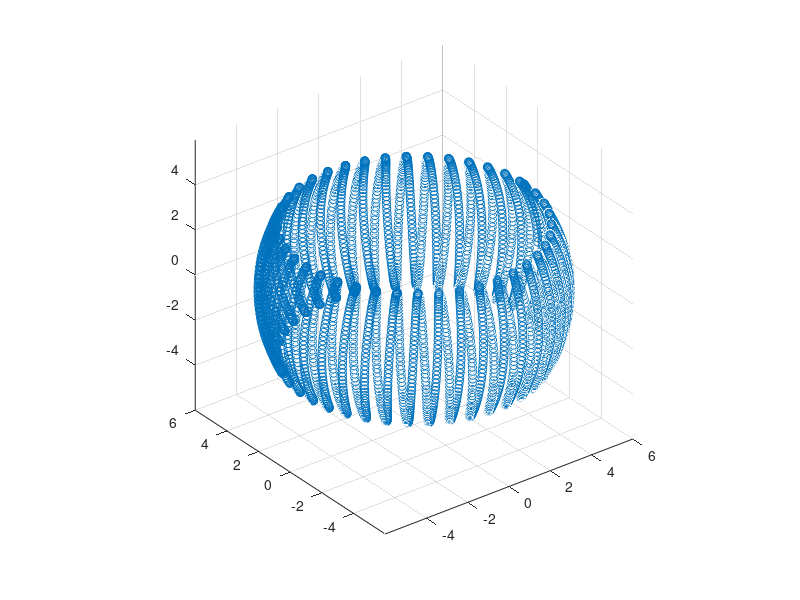

Write MATLAB code to recreate this figure. (Note: this script raises an error after producing the figure.)
% Runs a circle around a cube

clear
close all
clc


%% Options

% LIDAR
LidarFOVHeight = pi/6; %radians
LidarFOVWidth = pi/4; %radians
LidarArrayWidth = 50;
LidarArrayHeight = 50;
lidarImageRate = 1; %one to create lidar image for every camera image

%circle parameters
R = 6; %radius
Nrev = 4000; %number of images per revolution
inc = .5; %magnitude of oscilations
Revs = 1; %number of revolutions around the cube
Noscil = 40.3333; %number of oscillations per revolution
N = round(Revs*Nrev);


%% Main
%path for wahba solver
addpath('../matlabScripts/')

theta = linspace(0,2*pi*Revs,N);
% phi = (theta/(6*Revs)).*sin(3*theta) + inc*sin(Noscil*theta);
phi = inc*sin(Noscil*theta);
x = zeros(3,N);
for ii = 1:N
    x(1,ii) = R*cos(theta(ii))*cos(phi(ii));
    x(2,ii) = R*sin(theta(ii))*cos(phi(ii));
    x(3,ii) = R*sin(phi(ii));
    %     x(3,ii) = inc;
end

figure
scatter3(x(1,:),x(2,:),x(3,:))
axis equal

% Create the cube
P = [1; 0; 0];
s = 0.5;
sw = 0.05;
fc = [1 0 0;
    0 1 0;
    0 0 1;
    1 1 0;
    1 0 1;
    0 1 1];

ec = [.1 .1 .1];
C = createCube(P, s, sw, fc, ec);

%create more cubes
P2 = [0; 0; -2];
C2 = createCube(P2, s, sw, fc, ec);

P3 = [1; -1; 0];
C3 = createCube(P3, s, sw, fc, ec);

P4 = [0; 2; .5];
C4 = createCube(P4, s, sw, fc, ec);

P5 = [-1; 0; 0];
C5 = createCube(P5, s, sw, fc, ec);

P6 = [.4; -1; .4];
C6 = createCube(P6, s, sw, fc, ec);

%create an all encompassing rectangular prism
s = [14; 14; 12];
sw = .1;
C7 = createRectangularPrism([0, 0, 0]', s, sw, fc, ec, true);

%more cubes
P8 = [.4; 1; .4];
s = 0.5;
sw = .05;
C8 = createCube(P8, s, sw, fc, ec);

P9 = [-.4; 0; -.4];
C9 = createCube(P9, s, sw, fc, ec);

P10 = [-.4; -1; -.4];
C10 = createCube(P10, s, sw, fc, ec);

P11 = [.2; -1; 2];
C11 = createCube(P11, s, sw, fc, ec);

%cube cell array
CArray = cell(2,1);
CArray{1} = C;
CArray{2} = C2;
CArray{3} = C3;
CArray{4} = C4;
CArray{5} = C5;
CArray{6} = C6;
CArray{7} = C7;
CArray{8} = C8;
CArray{9} = C9;
CArray{10} = C10;
CArray{11} = C11;

% createPixelVectors and camera information
f = 500;
width = 640;
height = 480;
sz = [width, height];
px = width/2;
py = height/2;
K = [f, 0, px;
    0, f, py;
    0, 0, 1];

V = createPixelVectors(K,width,height);

%create pixel assignments for lidar points
%build lidar angle array
LidarYawAngles = linspace(-LidarFOVWidth/2,LidarFOVWidth/2,LidarArrayWidth); 
LidarPitchAngles = linspace(LidarFOVHeight/2,-LidarFOVHeight/2,LidarArrayHeight); %note intentional sign reversal
lidarPixelMatches = zeros(LidarArrayHeight,LidarArrayWidth,2);
for ii = 1:LidarArrayWidth
    for jj = 1:LidarArrayHeight
        %create vector corresponding to these angles
        r = zeros(3,1);
        r(1) = sin(LidarYawAngles(ii));
        r(2) = -tan(LidarPitchAngles(jj));
        r(3) = cos(LidarYawAngles(ii));
        
        %map to pixels
        pbar = K*r;
        p = zeros(2,1);
        p(1) = round(pbar(1)/pbar(3));
        p(2) = round(pbar(2)/pbar(3));
        
        lidarPixelMatches(jj,ii,:) = p;
        
    end
end

%putput pixels to make sure everything is correct
figure
hold on
scatter(lidarPixelMatches(1,1,1),lidarPixelMatches(1,1,2))
scatter(lidarPixelMatches(1,end,1),lidarPixelMatches(1,end,2))
scatter(lidarPixelMatches(end,end,1),lidarPixelMatches(end,end,2))
scatter(lidarPixelMatches(end,1,1),lidarPixelMatches(end,1,2))
legend('UL','UR','LR','LL','Location','best')
set(gca, 'YDir','reverse')

%run through and create an image at each point, always pointing towards the
%center
vz = [0; 0; 1];
vx = [1; 0; 0];
vBMat = [vx'; vz'];
aVec = [1; 1];

imgFig = figure;
imgDFig = figure;
lidarFig = figure;


tic
for ii = 1:N
    
    %create the quaternion for this location
    imFoc = [0 0 0]'; %point the image is centered on
    vz_I = imFoc - x(:,ii); %camera z-axis in the inertial frame
    vx_I = [vz_I(2); -vz_I(1); 0]; %camera x-axis in the inertial frame
    
    %normalize vectors
    vx_I = vx_I/norm(vx_I);
    vz_I = vz_I/norm(vz_I);
    
    %create matrix and solve wahbas problem
    vIMat = [vx_I'; vz_I'];
    RBI = wahbaSolver(aVec,vIMat,vBMat);
    q = dcm2quat(RBI);
    
%     tic
    imgRGBD = createImage_mex(CArray, x(:,ii), q', V, sz, K);
%     toc
    
    %extract RGB info
    img = imgRGBD(:,:,1:3);
    imgD = imgRGBD(:,:,4);
    imgLidar = createLidarImage(imgD, lidarPixelMatches);
    
    %filter and display
    imgFilt = imgaussfilt(img,1);
    %     imgFilt = img;
    %     imshow(img);
    
    figure(imgFig);
    imshow(imgFilt);
    
    figure(imgDFig)
    s = surf(imgD);
    s.EdgeColor = 'interp';
    view([0 0 -1])
    
    figure(lidarFig)
    s = surf(imgLidar);
    s.EdgeColor = 'interp';
    view([0 0 -1])
    
    imwrite(imgFilt,strcat('images/cubeCircling',num2str(ii,'%04i'),'.jpg'))
    dlmwrite(strcat('lidarImages/cubeCircling',num2str(ii,'%04i'),'.csv'),imgLidar,...
        'precision','%.4f')
    
    disp('Percent Complete:')
    disp(ii/N*100)
    
end
toc